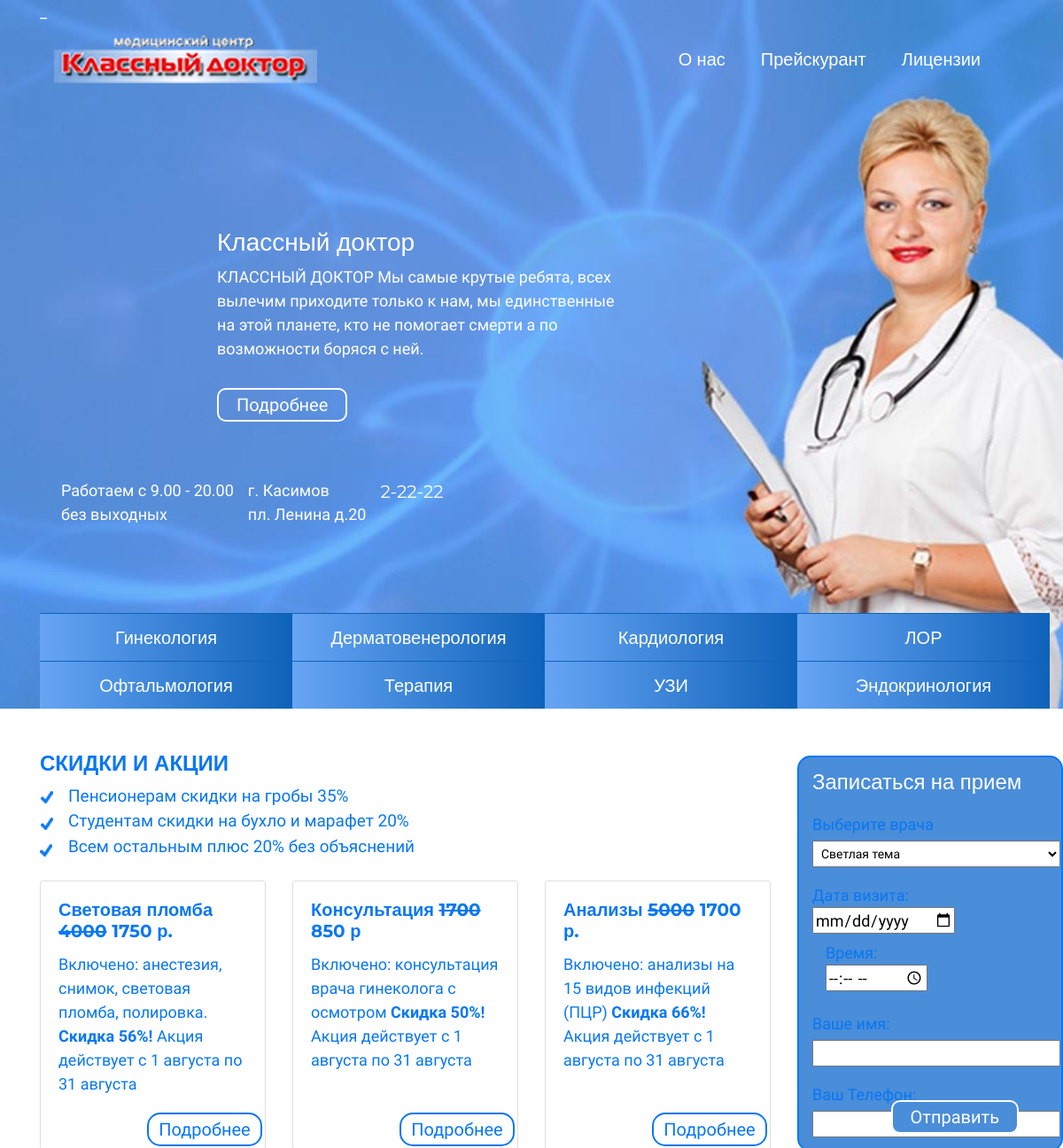
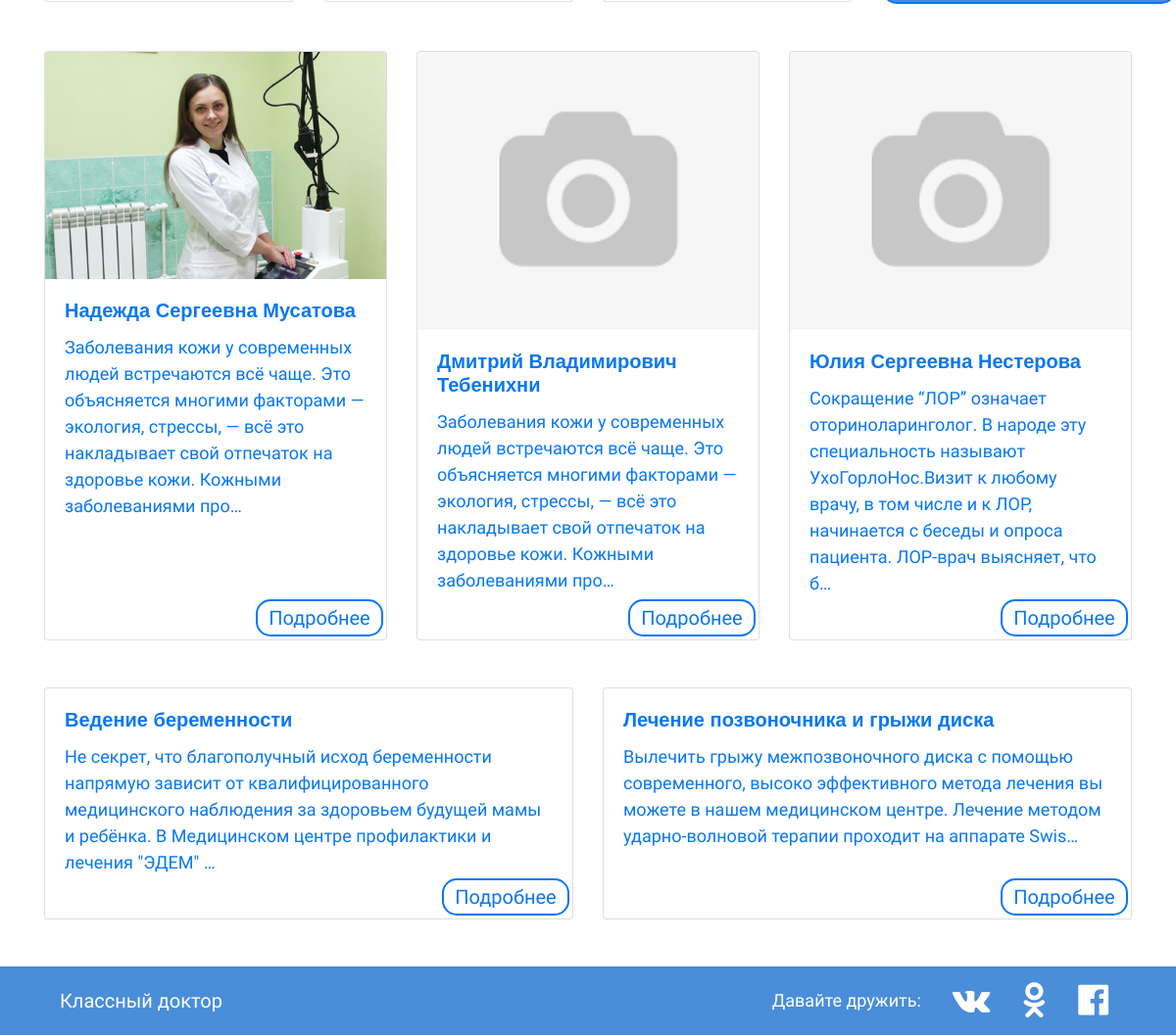
The page / on the database its author committed (2 pictures, top to bottom).
### cooldoctor/models.py (models this page shows, shortened)
class TopMenu(models.Model):
    title = models.CharField(max_length=250, verbose_name='Заголовок')
    content = models.TextField(verbose_name='Контент')
    def get_absolute_url(self):
        return reverse('information', kwargs={'pk': self.pk})
    class Meta:
        verbose_name = 'Информация о компании'
        verbose_name_plural = 'Информация о компании'

class Header(models.Model):
    title = models.CharField(max_length=250, default='Cool', verbose_name='Название')
    slogan = models.TextField(blank=True, verbose_name='Слоган')
    work_hours = models.CharField(max_length=250, verbose_name='Часы работы')
    address = models.CharField(max_length=250, verbose_name='Адрес')
    fon = models.CharField(max_length=250, verbose_name='Телефон')
    class Meta:
        verbose_name = 'Данные компании'
        verbose_name_plural = 'Данные компании'

class Specialization(models.Model):
    title = models.CharField(max_length=150, db_index=True, verbose_name='Специализация')
    def get_absolute_url(self):
        return reverse('specialization', kwargs={'specialization_id':self.pk})
    class Meta:
        verbose_name = "Специализация"
        verbose_name_plural = 'Специализации'
        ordering = ['title']

class Action(models.Model):
    title = models.CharField(max_length=250, verbose_name='Акции')
    class Meta:
        verbose_name = 'Акция'
        verbose_name_plural = 'Акции'
        ordering = ['id']

class Discounts(models.Model):
    title=models.CharField(max_length=150, verbose_name='Название')
    content= models.TextField(verbose_name='Контент')
    class Meta:
        verbose_name = 'Скидка'
        verbose_name_plural = 'Скидки'

class Doctor(models.Model):
    title = models.CharField(max_length=250, verbose_name='Заголовок')
    content = models.TextField(blank=True, verbose_name='Контент')
    photo = models.ImageField(upload_to='photos/%Y/%m/%d/', blank=True, verbose_name='Фото доктора')
    specialization = models.ForeignKey('Specialization', on_delete=models.PROTECT, verbose_name='Специализация')
    class Meta:
        verbose_name = 'Доктор'
        verbose_name_plural = 'Доктора'

class Article(models.Model):
    title=models.CharField(max_length=150, verbose_name='Название')
    content= models.TextField(verbose_name='Контент')
    class Meta:
        verbose_name = 'Статья'
        verbose_name_plural = 'Статьи'

### cooldoctor/views.py (the view)
# urls.py: 2. Add a URL to urlpatterns:  path('', Home.as_view(), name='home')
class Home(ListView):
    model = Action
    template_name = 'cooldoctor/index.html'
    context_object_name = 'home'
    def get_context_data(self, *, object_list=None, **kwargs):
        context = super().get_context_data(**kwargs)
        context['discounts'] = Discounts.objects.all()
        context['doctor'] = Doctor.objects.all().all()[:3]
        context['article'] =  Article.objects.all()
        return context

### cooldoctor/templatetags/inf_compamy.py (called while the page is built)
@register.inclusion_tag('cooldoctor/inf_company.html')
def inf_company(menu_class = 'main-promo'):
    inf = Header.objects.get(pk = 1)
    return {'inf': inf, 'menu_class': menu_class}

### cooldoctor/templatetags/topmenu.py (called while the page is built)
@register.inclusion_tag('cooldoctor/topmenu.html')
def show_topmenu(menu_class= 'navbar navbar-expand-sm'):
    article = TopMenu.objects.all()
    logo = Avatar.objects.get(pk = 1).avatar
    return {'article': article, 'menu_class': menu_class, 'logo': logo }

### cooldoctor/templatetags/view_specialization.py (called while the page is built)
@register.inclusion_tag('cooldoctor/view_specialization.html')
def view_specialization():
    view_spec = Specialization.objects.all()
    return {'view_spec': view_spec}

### cooldoctor/templates/cooldoctor/index.html (shortened to what this page needs)
{% extends 'base.html' %}
{% load static %}
{% block content %}
<main>
		<div class="container mt-5">
			<div class="row">
				<div class="col-md-9">
					<div class="row">
						<div class="col-md-12 ">
							<h2>СКИДКИ И АКЦИИ</h2>
							<img class="float-left mt-2" src="{% static '/img/check.png' %}" width="15px" height="74px" alt="tick">
							<ul class="ml-3">
                                {% for item in home %}
								<li class="ml-3 content-discount">{{ item.title }}</li>
                                {% endfor %}
							</ul>
						</div>
						<div class="col-md-12">
							<div class="card-deck mt-4">
                                {% for item in discounts %}
								<div class="card stock pb-4">
								  <div class="card-body">
                                      <h3 class="card-title">{{ item.title|safe }}</h3>
									<p class="card-text">{{ item.content|safe }}</p>
									<a href="#" class="buttom-blue">Подробнее</a>
								  </div>
								</div>
                                {% endfor %}
                            </div>
						</div>
					</div>
				</div>
				<div class="col-md-3">
					<form action="#" method="post" class="forms">
						<p>Записаться на прием</p>
						<label >
							Выберите врача
							<br>
							<select name="theme">
								<option value="light">Светлая тема</option>
							</select>
						</label>
						<br>
						<div class="date">
						<label>
							Дата визита:
							<br>
							<input type="date" name="data">
						</label>
						</div>
						 <div class="time">
						<label>
							Время:
							<br>
							<input type="time" name="time">
						</label>
						</div>
						<br>
						<label>
							Ваше имя:
							<br>
							<input type="text" name="name">
						</label>
						<br>
						<label>
							Ваш Телефон:<br>
						</label>
						<br>
						<input type="button" name="button" value="Отправить" class="buttom">
					</form>
				</div>
			</div>
		</div>
		<div class="container mt-5">
			<div class="card-deck">
                {% for item in doctor %}
				<div class="card pb-4 ">
                  {% if item.photo %}
				  <img class="card-img-top" src="{{ item.photo.url }}"  alt="{{ item.title}}e">
                   {% else %}
                   <img class="card-img-top" src="{% static '/img/not.png' %}"  alt="Card image">
                  {% endif %}
				  <div class="card-body">
					<h3 class="card-title">{{ item.title }}</h3>
					<p class="card-text">{{ item.content|truncatechars_html:200 }}</p>
				  </div>
				  <a href="#" class="buttom-blue">Подробнее</a>
				</div>
                {% endfor %}
			</div>
		</div>
			<div class="container mt-5">
				<div class="card-deck">
                    {% for foo in article %}
                    <div class="card pb-4">
					  <div class="card-body">
						<h3 class="card-title"> {{ foo.title }}</h3>
						<p class="card-text">{{ foo.content|truncatechars_html:200 }}</p>
					  </div>
					  <a href="#" class="buttom-blue">Подробнее</a>
					</div>
                    {% endfor %}
                </div>
			</div>
	</main>
{% endblock %}

### cooldoctor/templates/cooldoctor/topmenu.html
<nav class="navbar nav{{ menu_class }}">
    <a class="navbar-brand" href="{% url 'home' %}"><img src= "{{logo.url}}"  alt=""></a>
    <div class="collapse navbar-collapse" id="navbarNav">
        <ul class="navbar-nav ml-auto">
            {% for item in article %}
            <li class="nav-item active mr-4">
                <a class="nav-link" href="{{ item.get_absolute_url }}">{{ item.title }}</a>
            </li>
            {% endfor %}
        </ul>
    </div>
</nav>

### cooldoctor/templates/cooldoctor/inf_company.html
<section class="{{ menu_class }}">
    <h1 class="head-promo-title">{{ inf.title }}</h1>
    <p class="head-promo-text"> {{ inf.slogan }}</p>
    <a class="buttom main-buttom" href="#">Подробнее</a>
</section>
<nav class="navbar navbar-expand-sm">
    <ul class ="navbar-nav mt-5">
        <li class="nav-link" > {{ inf.work_hours|safe }}   </li>
        <li class="nav-link"> {{ inf.address|safe }}</li>
        <li class="nav-link"><a class="main-info-link" href="tel:+7 (49131) 2  22 22">{{  inf.fon }} </a></li>
    </ul>
</nav>

### cooldoctor/templates/cooldoctor/view_specialization.html
<nav class="menu-bottom">
    <ul>
        {% for item in view_spec %}
        <li><a href="{{ item.get_absolute_url }}">{{ item.title }}</a></li>
        {% endfor %}
    </ul>
</nav>

### clinicsite/static/css/style.css (style rules this page uses)
body { min-width: 32px; font-size: 18px; font-family: "PT Sans", sans-serif; color: #0877f3; }
h1 { font-family: "Montserrat", sans-serif; font-size: 28px; }
h2 { font-family: "Montserrat", sans-serif; font-size: 24px; font-weight: bold; }
h3 { font-family: "Montserrat", sans-serif; font-size: 20px; font-weight: bold; }
ul { list-style: none; margin: 0; padding-left: 0; }
form { width: 300px; height: 447px; border: 2px solid; border-radius: 15px; margin-top: 5px; background-color: #4a8dd9; padding-left: 15px; }
.buttom { display: inline-block; margin-top: 15px; border: 2px solid white; padding: 2px 20px; border-radius: 10px; text-decoration: none; font-size: 20px; color: white; }
.buttom-blue { display: inline-block; width: 130px; text-align: center; border: 2px solid #0877f3; padding: 2px 0px; border-radius: 15px; text-decoration: none; font-size: 20px; color: #0877f3; position: absolute; bottom: 3px; right: 3px; }
.main-header ul li a { color: #ffffff; font-family: "Montserrat", sans-serif; font-size: 20px; }
.main-header ul li a::after { content: ''; display: block; width: 100%; background-color: #fff; height: 1px; transform: scale(0); transition: all .3s; }
.main-promo { position: relative; max-width: 450px; margin-left: 200px; margin-top: 150px; }
.menu-bottom { position: absolute; width: 100%; bottom: 0px; }
.menu-bottom li { float: left; width: 25%; background: linear-gradient(90deg, rgba(103,165,244,1) 0%, rgba(14,98,185,1) 100%); height:3em; border-top: 1px solid rgba(14,98,185,1); text-align: center; line-height: 3em; list-style: none; margin: 0; }
.menu-bottom li a { display: block; height: 3em; }
.content-discount { font-size: calc(1rem + 0.25vw); }
.stock { position: relative; }
.stock .buttom-blue { position: absolute; bottom: 3px; right: 3px; }
form p { color:white; font-family: "Montserrat", sans-serif; font-size: 24px; margin-top: 10px; }
select, input[type="text"], input[type="tel"] { width: 280px; height: 30px; font-size: 14px; margin-top: 5px; margin-bottom: 10px; padding-left: 5px; }
input[type="time"], input[type="date"] { height: 30px; }
input[type="time"] { width: 115px; }
.date { display: inline-block; }
.time { display: inline-block; margin-left: 15px; margin-bottom: 15px; }
form input[type="button"] { position: absolute; background-color: #4a8dd9; right: 1em; bottom: 1em; }

### rows shown on the page
TopMenu: title "О нас"
TopMenu: title "Прейскурант"
TopMenu: title "Лицензии"
Header: title "Классный доктор", slogan "КЛАССНЫЙ ДОКТОР Мы самые крутые ребята, всех вылечим приходите только к нам, мы единственные на этой планете, кто не помогает смерти а по возможности боряся с ней.", work_hours "Работаем c 9.00 - 20.00 без выходных", address "г. Касимов пл. Ленина д.20", fon "2-22-22"
Specialization: title "Гинекология"
Specialization: title "Дерматовенерология"
Specialization: title "Кардиология"
Specialization: title "ЛОР"
Specialization: title "Офтальмология"
Specialization: title "Терапия"
Specialization: title "УЗИ"
Specialization: title "Эндокринология"
Action: title "Пенсионерам скидки на гробы 35%"
Action: title "Студентам скидки на бухло и марафет 20%"
Action: title "Всем остальным плюс 20% без объяснений"
Discounts: title "Световая пломба 4000 1750 р.", content "Включено: анестезия, снимок, световая пломба, полировка. Скидка 56%! Акция действует c 1 августа по 31 августа"
Discounts: title "Консультация 1700 850 р", content "Включено: консультация врача гинеколога с осмотром Скидка 50%! Акция действует c 1 августа по 31 августа"
Discounts: title "Анализы 5000 1700 р.", content "Включено: анализы на 15 видов инфекций (ПЦР) Скидка 66%! Акция действует c 1 августа по 31 августа"
Doctor: photo (picture), title "Надежда Сергеевна Мусатова", content "Заболевания кожи у современных людей встречаются всё чаще. Это объясняется многими факторами — экология, стрессы, — всё это накладывает свой отпечаток на здоровье кожи. Кожными заболеваниями про…"
Doctor: title "Дмитрий Владимирович Тебенихни", content "Заболевания кожи у современных людей встречаются всё чаще. Это объясняется многими факторами — экология, стрессы, — всё это накладывает свой отпечаток на здоровье кожи. Кожными заболеваниями про…"
Doctor: title "Юлия Сергеевна Нестерова", content "Сокращение “ЛОР” означает оториноларинголог. В народе эту специальность называют УхоГорлоНос.Визит к любому врачу, в том числе и к ЛОР, начинается с беседы и опроса пациента. ЛОР-врач выясняет, что б…"
Article: title "Ведение беременности", content "Не секрет, что благополучный исход беременности напрямую зависит от квалифицированного медицинского наблюдения за здоровьем будущей мамы и ребёнка. В Медицинском центре профилактики и лечения \"ЭДЕМ\" …"
Article: title "Лечение позвоночника и грыжи диска", content "Вылечить грыжу межпозвоночного диска с помощью современного, высоко эффективного метода лечения вы можете в нашем медицинском центре. Лечение методом ударно-волновой терапии проходит на аппарате Swis…"
